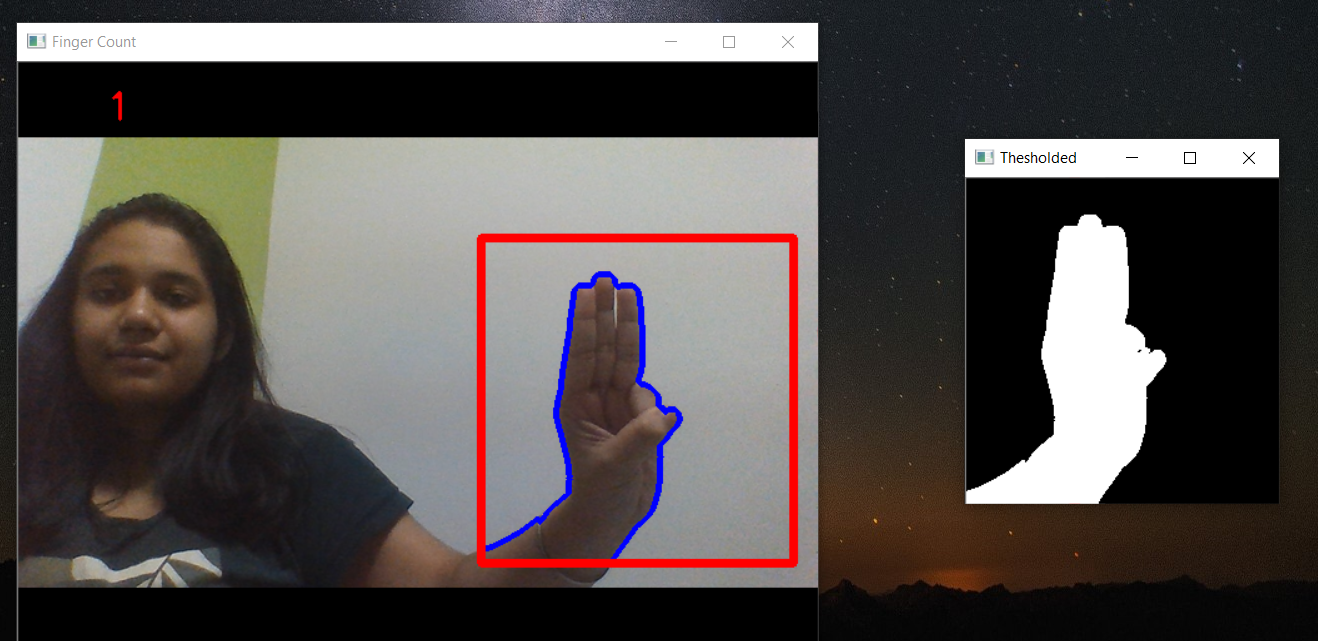
#> input picture Error Images/err1.png, 1318 x 641 px, given in place of the camera
$ python Finger_count.py   (older library calls are emulated)
#> lines starting #> are read from the running program, lines starting #| are printed output that depends on the picture

# coding: utf-8

# Imports

# In[1]:


import cv2

import numpy as np

from sklearn.metrics import pairwise


# Global Variables

# In[2]:


background = None

accumulated_weight = 0.5


# Finding Average Background Level
#

# In[3]:


def calc_accum_avg(frame, accumulated_weight):

    global background

    if background is None:
        background = frame.copy().astype("float")
        return None

    cv2.accumulateWeighted(frame, background, accumulated_weight)


# Segment the Hand Region in frame

# In[4]:


# [68 lines left out: functions find_segment, count_fingers, not called in this run]


# Run Program

# In[6]:


roi_top = 140
roi_bottom = 400
roi_right = 370
roi_left = 620
cam = cv2.VideoCapture(0)
num_frames = 0
while True:
    ret, frame = cam.read()
#> frame is the input picture: shape (641, 1318, 3); mean B, G, R 77, 78.8, 84.5
    frame = cv2.flip(frame, 1)
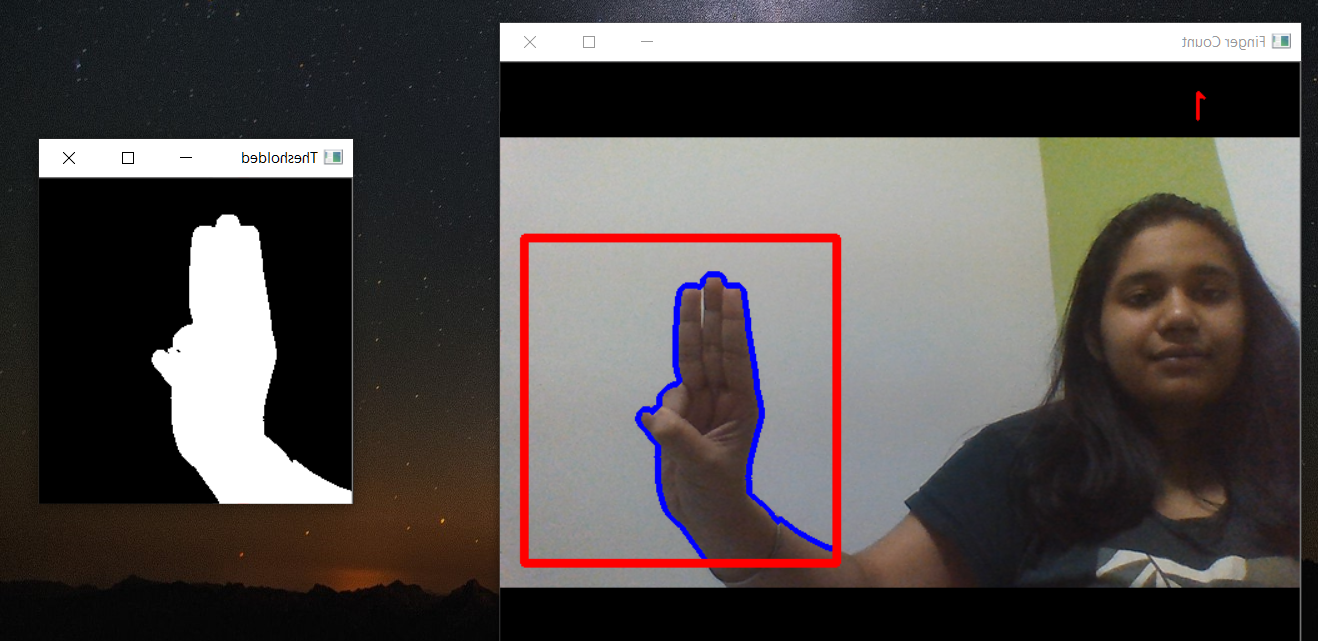
#> frame: shape (641, 1318, 3); mean B, G, R 77, 78.8, 84.5
    frame_copy = frame.copy()
    roi = frame[roi_top:roi_bottom, roi_right:roi_left]
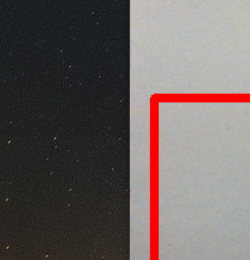
#> roi: shape (260, 250, 3); mean B, G, R 95.7, 97.3, 105.9
    gray = cv2.cvtColor(roi, cv2.COLOR_BGR2GRAY)
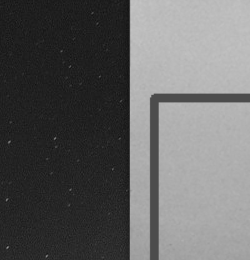
#> gray: shape (260, 250); min 15, max 196, mean 99.7
    gray = cv2.GaussianBlur(gray, (7, 7), 0)
    if num_frames < 60:
        calc_accum_avg(gray, accumulated_weight)
        if num_frames <= 59:
            cv2.putText(frame_copy, "WAIT! GETTING BACKGROUND AVG.", (200, 300), cv2.FONT_HERSHEY_SIMPLEX, 1, (0,0,255), 2)
            cv2.imshow("Finger Count",frame_copy)
    else:
        hand = find_segment(gray)
        if hand is not None:
            thresholded, hand_segment = hand
            cv2.drawContours(frame_copy, [hand_segment + (roi_right, roi_top)], -1, (255, 0, 0),4)
            fingers = count_fingers(thresholded, hand_segment)
            if fingers <=5:
                cv2.putText(frame_copy, str(fingers), (70, 45), cv2.FONT_HERSHEY_SIMPLEX, 1, (0,0,255), 2)
            cv2.imshow("Thesholded", thresholded)
    cv2.rectangle(frame_copy, (roi_left, roi_top), (roi_right, roi_bottom), (0,0,255), 5)
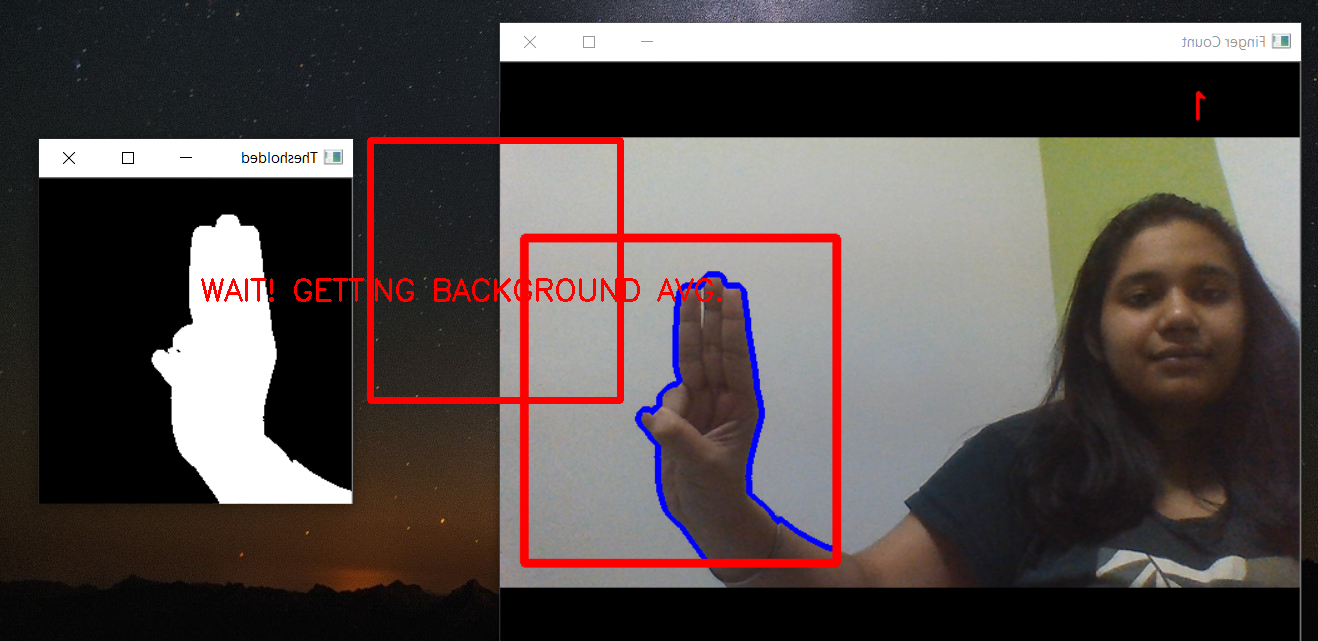
#> frame_copy: shape (641, 1318, 3); mean B, G, R 75.7, 77.4, 86.4
    num_frames += 1
    cv2.imshow("Finger Count", frame_copy)

    k = cv2.waitKey(1) & 0xFF
#> (key Esc is pressed here)

    if k == 27:
        break

cam.release()
cv2.destroyAllWindows()

$ run again, on Error Images/err2.png
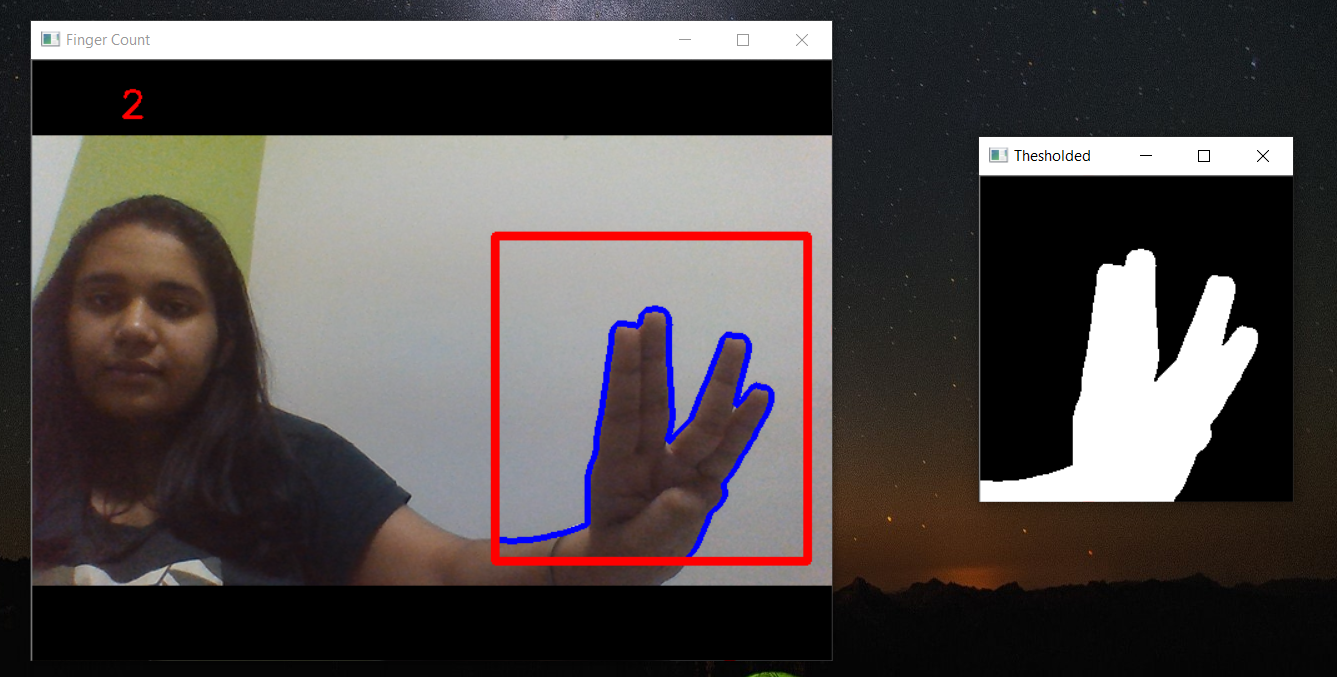
#> input picture Error Images/err2.png, 1337 x 677 px, given in place of the camera
#> frame is the input picture: shape (677, 1337, 3); mean B, G, R 74.3, 75.3, 81.8
#> `gray = cv2.GaussianBlur(gray, (7, 7), 0)`:
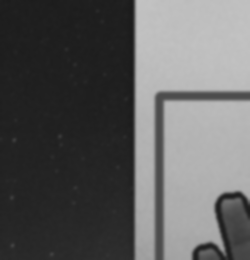
#> gray: shape (260, 250); min 27, max 194, mean 94.2
#> `cv2.rectangle(frame_copy, (roi_left, roi_top), (roi_right, roi_bottom)..`:
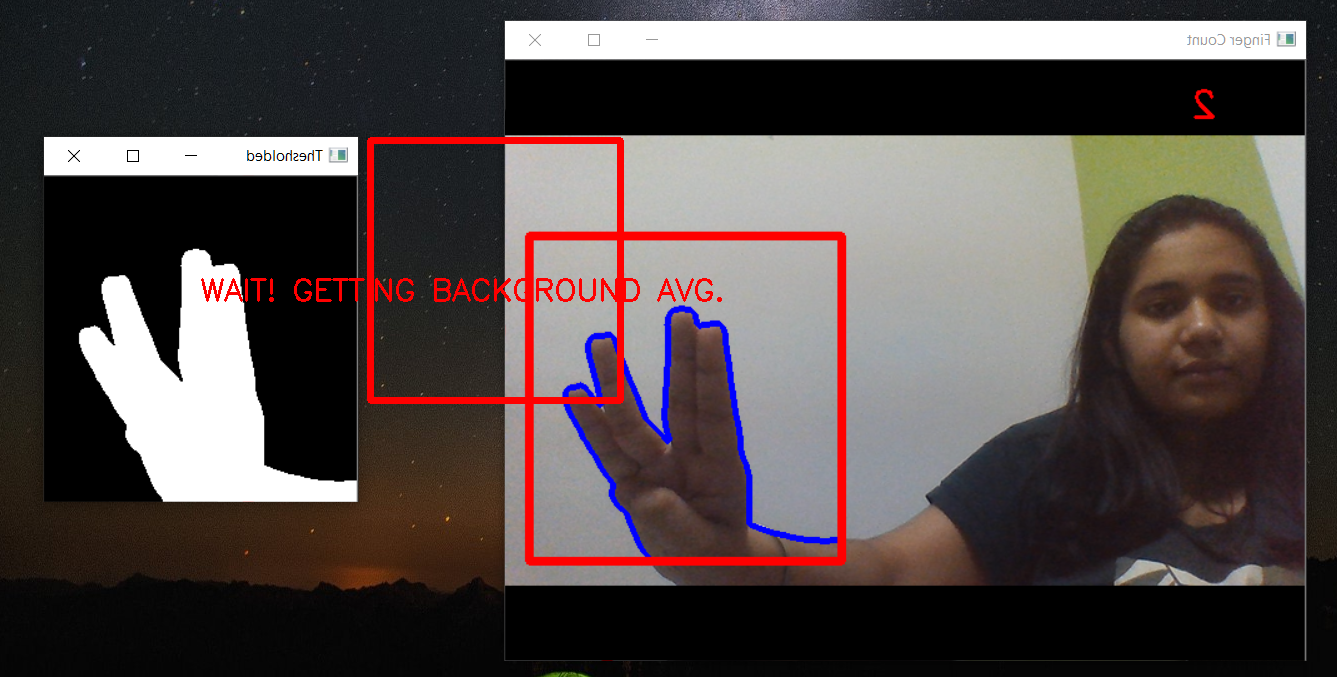
#> frame_copy: shape (677, 1337, 3); mean B, G, R 73.1, 74.2, 83.6
